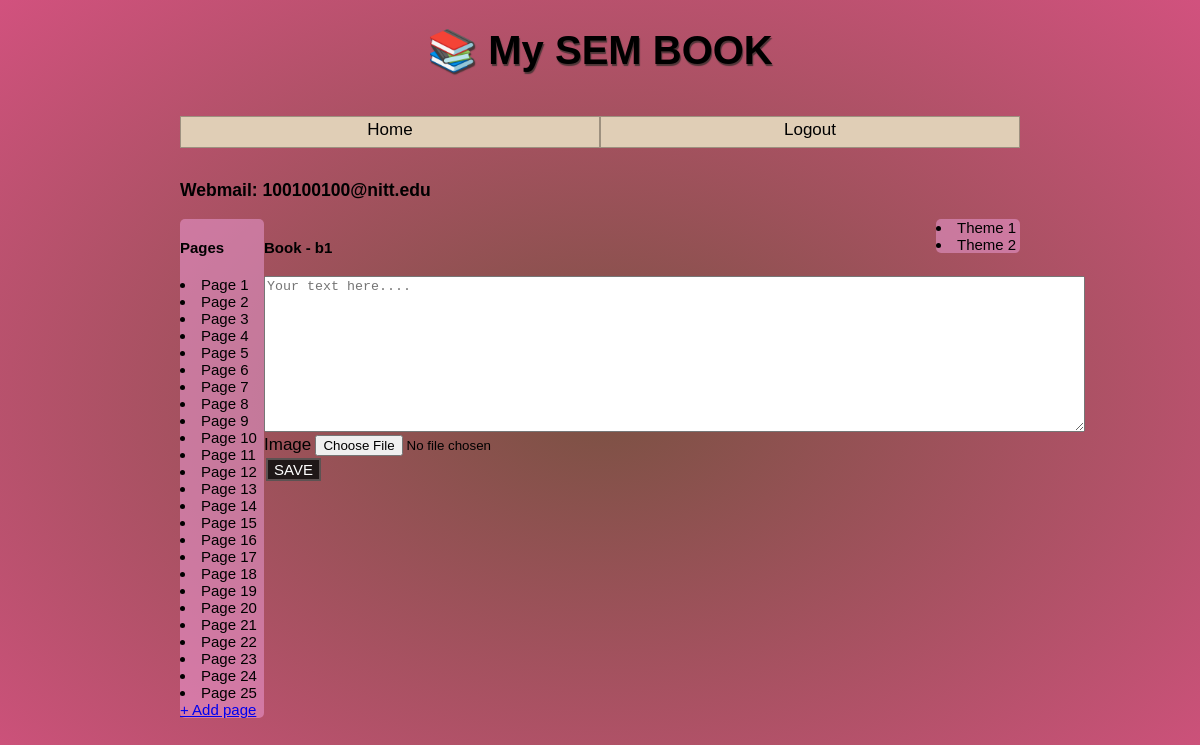
Screenshot of /index/1/1 with the database file from the repository.
### app.py (models this page shows)
class User(db.Model):
    id = db.Column(db.Integer, primary_key=True)
    webmail = db.Column(db.String(100), nullable=False)
    password = db.Column(db.String(50), nullable=False)
    books = db.relationship('Book', backref = "owner")

class Page(db.Model):
    id = db.Column(db.Integer, primary_key=True)
    ptext = db.Column(db.String)
    pimg = db.Column(db.String)
    bsource_id = db.Column(db.Integer,db.ForeignKey('book.id'))

class Book(db.Model):
    id = db.Column(db.Integer, primary_key=True)
    btitle = db.Column(db.String(100), nullable=False)
    owner_id = db.Column(db.Integer,db.ForeignKey('user.id'))
    pages = db.relationship('Page',backref = 'bsource')

### app.py (the view)
@app.route('/index/<bid>/<pid>')
def index(bid,pid):
    book = Book.query.filter_by(id = bid).first()
    user = User.query.filter_by(id = book.owner_id).first()
    if pid == 1:
        page1 = Page(ptext = '',bsource = book)
    else:
        page1 = Page.query.filter_by(id = pid).first()
    db.session.add(page1)
    db.session.commit()
    return render_template('index.html',book = book,user = user,page = page1)

### templates/index.html (shortened to what this page needs)
<!DOCTYPE html>
<html lang="en">
<head>
    <link rel="stylesheet" href="{{ url_for('static', filename='style.css') }}">
</head>
<body>
    <header>
        <h1>📚 My SEM BOOK</h1>
    </header>
    <nav>
        <ul>
            <li><a href="/base{{user.id}}">Home</a></li>
            <li><a href="/logout">Logout</a></li>
        </ul>
    </nav>
    <h3>Webmail: {{user.webmail}}</h3>
    <div class="layout-container">
        <aside class="left">
            <h4>Pages</h4>
            {% for page in book.pages %}
                <li href="/index/{{book.id}}/{{page.id}}">Page {{page.id}}</li>
            {% endfor %}
            <a href="/newpage">+ Add page</a>
        </aside>
        <main>
            <h4>Book - {{book.btitle}}</h4>
            <form action="/savecontent/page.id" method="POST">
                <textarea name="pagecontent" id="pgcontent" cols="100" rows="10" placeholder="Your text here...."></textarea>
                <br>
                <label for="img" style="font-size: 17px;">Image</label>
                <input type="file" name="img" id="img" autocomplete="off">
                <br>
                <button type="submit" class="btn btn-primary">SAVE</button>
            </form>
        </main>
        <aside class="right">
            <li href="/theme1/{{page.id}}">Theme 1</li>
            <li href="/theme2/{{page.id}}">Theme 2</li>
        </aside>
    </div>
</body>
</html>

### static/style.css (style rules this page uses)
html { height: 100%; background-image: radial-gradient(rgba(37, 1, 85, 0.4),rgba(255, 1, 234, 0.4)); font-size: 15px; font-family: 'Lucida Sans', 'Lucida Sans Regular', 'Lucida Grande', 'Lucida Sans Unicode', Geneva, Verdana, sans-serif; background-color: #b38736; }
body { width: 70%; min-width: 800px; margin: 0 auto; }
h1 { font-size: 40px; text-align: center; text-shadow: 1px 2px 1px rgba(37, 41, 36, 0.7); }
nav { flex: 100%; display: flex; }
nav ul { padding: 0; flex: 1; display: flex; }
nav li { display: inline; text-align: center; flex: 1; border: 1px solid rgba(0, 0, 0,0.3); background-color: rgb(224, 206, 182); }
nav a { display: inline-block; font-size: 17px; height: 30px; line-height: 1.5; text-decoration: none; color: black; }
button { background-color: rgb(31, 24, 24); border: 2px solid #5c5252; color: rgb(255, 255, 255); text-align: center; font-size: 15px; margin: 2px 2px; cursor: pointer; }
.layout-container { width:100%; }
aside.left { width:10%; float:left; border:black; border-radius: 5px; background-color: rgba(255, 180, 249, 0.4); }
main { width:80%; float:left; }
aside.right { width:10%; float:left; border:black; border-radius: 5px; background-color: rgba(255, 180, 249, 0.4); }

### rows the page displays
User: webmail "100100100@nitt.edu"
Page: id "1"
Page: id "2"
Page: id "3"
Page: id "4"
Page: id "5"
Page: id "6"
Page: id "7"
Page: id "8"
Page: id "9"
Page: id "10"
Page: id "11"
Page: id "12"
Page: id "13"
Page: id "14"
Page: id "15"
Page: id "16"
Page: id "17"
Page: id "18"
Page: id "19"
Page: id "20"
Page: id "21"
Page: id "22"
Page: id "23"
Page: id "24"
Page: id "25"
Book: btitle "b1"
